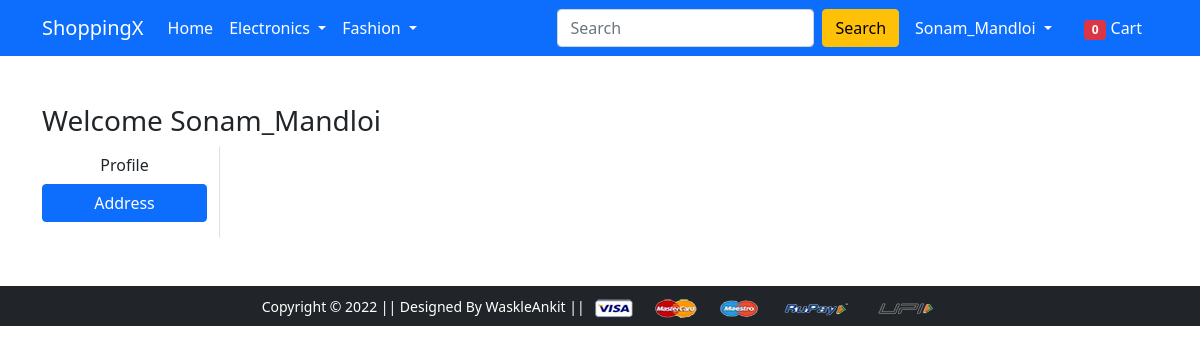
The app's page /address/ (signed in), older data.
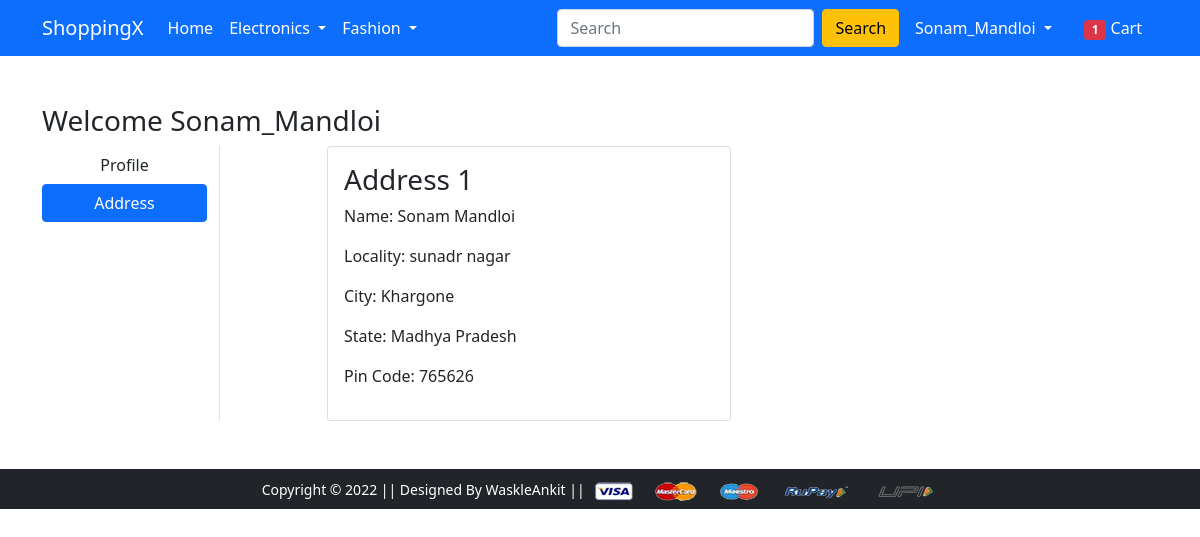
The same page, newer data.
### app/models.py (models this page shows, shortened)
class Customer(models.Model):
    user =models.ForeignKey(User, on_delete=models.CASCADE)
    name = models.CharField(max_length=200)
    locality = models.CharField(max_length=200)
    city = models.CharField(max_length=200)
    zipcode = models.IntegerField()
    state = models.CharField(choices=STATE_CHOICES,max_length=50)

### app/views.py (the view)
# urls.py: path('address/', views.address, name='address'),
@login_required
def address(request):
 add = Customer.objects.filter(user=request.user)
 totalitem = 0
 if request.user.is_authenticated:
  totalitem = len(Cart.objects.filter(user=request.user))
 context = {'add': add, 'active': 'btn-primary', 'totalitem': totalitem}
 return render(request, 'app/address.html',context)

### app/templates/app/address.html (shortened to what this page needs)
{% extends 'app/base.html' %}
{% load static %}
{% block main-content %}
<div class="container my-5">
 <div class="row">
 <h3>Welcome
  <span class="text-capitalize">{{request.user}}</span>
 </h3>
  <div class="col-sm-2 border-end">
   <ul class="list-unstyled">
    <li class="d-grid"><a href="{% url 'profile' %}" class="btn ">Profile</a></li>
    <li class="d-grid"><a href="{% url 'address' %}" class="btn {{active}}">Address</a></li>
   </ul>
  </div>
  <div class="col-sm-9 offset-sm-1">
   <div class="row">
    {% for ad in add %}
    <div class="col-sm-6">
     <div class="card">
      <div class="card-body">
       <h3>Address {{forloop.counter}}</h3>
       <p>Name: {{ad.name}}</p>
       <p>Locality: {{ad.locality}}</p>
       <p>City: {{ad.city}}</p>
       <p>State: {{ad.state}}</p>
       <p>Pin Code: {{ad.zipcode}}</p>
      </div>
     </div>
    </div>
    {% endfor %}
   </div>
  </div>
 </div>
</div>
{% endblock main-content %}

### app/templates/app/base.html (shortened to what this page needs)
<!doctype html>
{% load static %}
<html lang="en">
  <head>
    <link href="https://cdn.jsdelivr.net/npm/bootstrap@5.0.0-beta1/dist/css/bootstrap.min.css" rel="stylesheet">
    <link rel="stylesheet" href="{% static 'app/css/owl.carousel.min.css' %}">
    <link rel="stylesheet" href="{% static 'app/css/all.min.css' %}">
    <link rel="stylesheet" href="{% static 'app/css/style.css' %}">
  </head>
  <body>
    <nav class="navbar navbar-expand-lg navbar-dark bg-primary">
     <div class="container">
       <a class="navbar-brand" href="/">ShoppingX</a>
       <div class="collapse navbar-collapse" id="navbarSupportedContent">
         <ul class="navbar-nav me-auto mb-2 mb-lg-0">
           <li class="nav-item">
             <a class="nav-link active" aria-current="page" href="/">Home</a>
           </li>
           <li class="nav-item dropdown">
             <a class="nav-link dropdown-toggle text-white" href="#" id="electronicsDropdown" role="button" data-bs-toggle="dropdown" aria-expanded="false">
               Electronics
             </a>
           </li>
           <li class="nav-item dropdown">
             <a class="nav-link dropdown-toggle text-white" href="#" id="fashionDropdown" role="button" data-bs-toggle="dropdown" aria-expanded="false">
               Fashion
             </a>
           </li>
         </ul>
         <form class="d-flex">
           <input class="form-control me-2" type="search" placeholder="Search" aria-label="Search">
           <button class="btn btn-warning" type="submit">Search</button>
         </form>
         <div>
          <ul class="navbar-nav me-auto mb-2 mb-lg-0">
           {% if request.user.is_authenticated %}
           <li class="nav-item dropdown mx-2">
              <a class="nav-link dropdown-toggle text-white" href="#" id="profileDropdown" role="button" data-bs-toggle="dropdown" aria-expanded="false">
                {{ request.user.username|capfirst }}
              </a>
            </li>
            <li class="nav-item mx-2">
             <a href="{% url 'showcart' %}" class="nav-link text-white"><span class="badge bg-danger">{{totalitem}}</span> Cart </a>
            </li>
           {% endif %}
          </ul>
         </div>
       </div>
     </div>
    </nav>
    {% block main-content %} {% endblock main-content %}
    <footer class="container-fluid bg-dark text-center p-2 mt-5">
        <small class="text-white">Copyright &copy; 2022 || Designed By WaskleAnkit || </small>
        <img src="{% static 'app/images/payment.png' %}" alt="" srcset="" class="img-fluid" height="2px">
    </footer>
  </body>
</html>

Row changes from the older to the newer data that the page shows:
added Customer: name "Sonam Mandloi", locality "sunadr nagar", city "Khargone", state "Madhya Pradesh", zipcode "765626"
Text that changed along with them:
{{ totalitem }}: "0" → "1"
